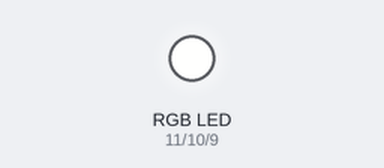
Simulated run of this sketch. Board: Arduino Uno, built with avr-gcc and run on an emulated ATmega328P. On the bench: an RGB LED mixed from three pins (HIGH = lit).

Above: at 0.1 s.
Timing chart, 0 to 1.6 s (numbered marks = the images above):
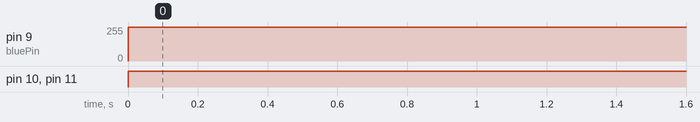

Measured:
- by itself, pin 9 (bluePin): 0/255 → 254/255 at 0.00 s
- by itself, pin 10 (greenPin), pin 11 (redPin): LOW → HIGH at 0.00 s

The sketch:

RGB1_basic_rgb_led_ca.ino
```cpp
/*  Basic Common Anode (+) RGB LED
 *
 *  Simple set up fo the RGBA Common Anode LED
 *  ~ on pin indicated a PWM or analoge pin
 *
 */

// Initialise the pins

int redPin=11;  //set red LED pin to 11
int greenPin=10; //set green LED pin to 10
int bluePin=9; //set blue LED pin to 9

// set default brightness
int blueBrightness=1; //Set Blue brightness to 100

void setup() {
  // put your setup code here, to run once:

  Serial.begin(9600); //Turn on Serial port
  pinMode(redPin, OUTPUT); //Set redPin to be an output
  pinMode(greenPin, OUTPUT); //Set greenPin to be an output
  pinMode(bluePin, OUTPUT); //set bluePin to be an output

}

void loop() {
  // put your main code here, to run repeatedly:

  analogWrite(redPin, 255 - 0); //turn off red pin
  analogWrite(greenPin, 255 - 0); //turn off green pin
  analogWrite(bluePin, 255 - blueBrightness); //write 100 (brightness) to blue pin
}
```
